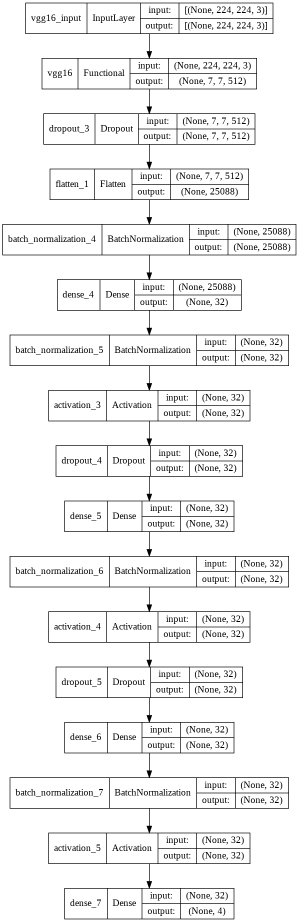
#> input picture Images/model.png, 597 x 1844 px, given as the content of the folder /content/Data/train/, which was not available (shown at 1/2 size)
$ jupyter execute --allow-errors VGG16-DCNN-Chest-CT-Scan-Classification.ipynb   (shell and % lines are left out)   (text cells are left out)
#> lines starting #> are read from the running program, lines starting #| are printed output that depends on the picture; after the words box and inside, x2 and y2 are one past the last pixel; in counts of white or black regions, pixels touching at a corner belong together; pictures that were not available may be replaced by others from this repository, and a replacement may not be noted
[cell 1]
import tensorflow as tf
print("Num GPUs Available: ", len(tf.config.list_physical_devices('GPU')))
#> (this line was passed over: tensorflow is not available in this run)

[cell 2]

from google.colab import files
files.upload()
#> the answer given: model.png

[cell 3]
# Unzip the kaggle dataset and extract all the files.
from zipfile import ZipFile
file_name= '/content/chest-ctscan-images.zip'

#> (the rest of this cell did not finish here and is left out)

[cell 4]
from IPython.display import clear_output
clear_output()

[cell 5]
import numpy as np
import pandas as pd
import matplotlib.pyplot as plt
import seaborn as sn
import cv2
import shutil
import itertools
import imutils

import skimage.io
import os
import tqdm
import glob
from tqdm import tqdm

from sklearn.utils import shuffle
from sklearn import metrics
from sklearn.model_selection import train_test_split
from sklearn.preprocessing import LabelBinarizer
from sklearn.metrics import accuracy_score, confusion_matrix, classification_report
from skimage.io import imread, imshow
from skimage.transform import resize
from skimage.color import grey2rgb

import tensorflow as tf
from tensorflow.keras.preprocessing.image import ImageDataGenerator
from tensorflow.keras.preprocessing import image_dataset_from_directory
from tensorflow.keras.metrics import Metric
from keras import layers
from keras.models import Model
from tensorflow.keras.layers import InputLayer, BatchNormalization, Dropout, Flatten, Dense, Activation, MaxPool2D, Conv2D
from tensorflow.keras.callbacks import EarlyStopping, ModelCheckpoint
from keras.applications.vgg16 import VGG16, preprocess_input
from tensorflow.keras.utils import to_categorical
from keras import optimizers
from tensorflow.keras.optimizers import Adam
from keras.callbacks import Callback,ModelCheckpoint,ReduceLROnPlateau, EarlyStopping
from keras.models import Sequential,load_model
from keras.wrappers.scikit_learn import KerasClassifier
import keras.backend as K

from typeguard import typechecked
from typing import Optional

import plotly.graph_objs as go
from plotly.offline import init_notebook_mode, iplot
from plotly import tools

init_notebook_mode(connected=True)
RANDOM_SEED = 123

[cell 6]
def load_data(dir_path, img_size=(100,100)):
    """
    Load resized images as np.arrays to workspace
    """
#> called with dir_path = '/content/Data/train/', img_size = (224, 224)
    X = []
    y = []
    i = 0
    labels = dict()
    for path in tqdm(sorted(os.listdir(dir_path))):
        if not path.startswith('.'):
            labels[i] = path
            for file in os.listdir(dir_path + path):
                if not file.startswith('.'):
                    img = cv2.imread(dir_path + path + '/' + file)
#> img is the input picture: shape (1844, 597, 3); min 0, max 255, mean 240.8
                    X.append(img)
                    y.append(i)
            i += 1
    X = np.array(X)
    y = np.array(y)
    print(f'{len(X)} images loaded from {dir_path} directory.')
#| 1 images loaded from /content/Data/train/ directory.
    return X, y, labels

[cell 7]
TRAIN_DIR = '/content/Data/train/'
TEST_DIR = '/content/Data/test/'
VAL_DIR = '/content/Data/valid/'
IMG_SIZE = (224,224)

# use predefined function to load the image data into workspace
X_train, y_train, labels = load_data(TRAIN_DIR, IMG_SIZE)
#> y_train = [0]; labels = {0: 'model.png'}
X_test, y_test, _ = load_data(TEST_DIR, IMG_SIZE)
#| 1 images loaded from /content/Data/test/ directory.
#> y_test = [0]
X_val, y_val, _ = load_data(VAL_DIR, IMG_SIZE)
#| 1 images loaded from /content/Data/valid/ directory.
#> y_val = [0]

[cell 8]
y = dict()
y[0] = []
y[1] = []

for set_name in (y_train, y_val, y_test):
    y[0].append(np.sum(set_name == 0))
    y[1].append(np.sum(set_name == 1))
#> this loop made 3 passes

trace0 = go.Bar(
    x=['Train Set', 'Validation Set', 'Test Set'],
    y=y[0],
    name='No',
    marker=dict(color='#33cc33'),
    opacity=0.7
)
trace1 = go.Bar(
    x=['Train Set', 'Validation Set', 'Test Set'],
    y=y[1],
    name='Yes',
    marker=dict(color='#ff3300'),
    opacity=0.7
)
data = [trace0, trace1]
layout = go.Layout(
    title='Count of classes in each set',
    xaxis={'title': 'Set'},
    yaxis={'title': 'Count'}
)

[cell 9]
def plot_samples(X, y, labels_dict, n=20):
    """
    Creates a gridplot for n number of images from the set specified.
    """
#> called with X = array of shape (1, 1844, 597, 3), y = array of shape (1,), n = 10
    for index in range(len(labels_dict)):        # -->  index in [0,1,2,3]
        imgs = X[np.argwhere(y == index)][:n]  ## img = X_train[y_train==[0,1,2,3]]--> first 5
        j = 5
        i = int(n/j)

        plt.figure(figsize=(15,6))
        c = 1
        for img in imgs:
            plt.subplot(i,j,c)
            plt.imshow(img[0])

            plt.xticks([])
            plt.yticks([])
            c += 1
        plt.suptitle('Tumor: {}'.format(labels_dict[index], index))
        plt.show()
#> this loop made 1 pass
#> (j, i) on pass 1: (5, 2)

[cell 10]
plot_samples(X_train, y_train, labels,10)
#> (the call stopped at in plot_samples, `plt.figure(figsize=(15,6))`: IPython is not available in this run)

[cell 11]
def crop_imgs(set_name, add_pixels_value=0):
    """
    Finds the extreme points on the image and crops the rectangular out of them
    """
    set_new = []
    for img in set_name:
        gray = cv2.cvtColor(img, cv2.COLOR_RGB2GRAY)
        gray = cv2.GaussianBlur(gray, (5, 5), 0)

        # threshold the image, then perform a series of erosions +
        # dilations to remove any small regions of noise
        thresh = cv2.threshold(gray, 45, 255, cv2.THRESH_BINARY)[1]
        thresh = cv2.erode(thresh, None, iterations=2)
        thresh = cv2.dilate(thresh, None, iterations=2)

        # find contours in thresholded image, then grab the largest one
        cnts = cv2.findContours(thresh.copy(), cv2.RETR_EXTERNAL, cv2.CHAIN_APPROX_SIMPLE)
        cnts = imutils.grab_contours(cnts)
        c = max(cnts, key=cv2.contourArea)

        # find the extreme points
        extLeft = tuple(c[c[:, :, 0].argmin()][0])
        extRight = tuple(c[c[:, :, 0].argmax()][0])
        extTop = tuple(c[c[:, :, 1].argmin()][0])
        extBot = tuple(c[c[:, :, 1].argmax()][0])

        ADD_PIXELS = add_pixels_value
        new_img = img[extTop[1]-ADD_PIXELS:extBot[1]+ADD_PIXELS, extLeft[0]-ADD_PIXELS:extRight[0]+ADD_PIXELS].copy()
        set_new.append(new_img)

    return np.array(set_new)

[cell 12]
img = cv2.imread('/content/Data/train/adenocarcinoma_left.lower.lobe_T2_N0_M0_Ib/000000 (6).png')
img = cv2.resize(
            img,
            dsize=IMG_SIZE,
            interpolation=cv2.INTER_CUBIC
        )
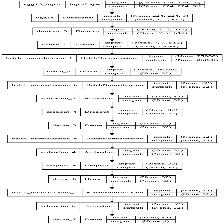
#> img: shape (224, 224, 3); min 0, max 255, mean 239.4
gray = cv2.cvtColor(img, cv2.COLOR_RGB2GRAY)
gray = cv2.GaussianBlur(gray, (5, 5), 0)
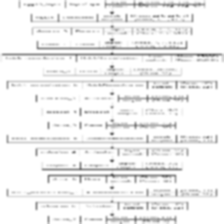
#> gray: shape (224, 224); min 95, max 255, mean 239.4

# threshold the image, then perform a series of erosions +
# dilations to remove any small regions of noise
thresh = cv2.threshold(gray, 45, 255, cv2.THRESH_BINARY)[1]
#> thresh: shape (224, 224); every value is 255
thresh = cv2.erode(thresh, None, iterations=2)
thresh = cv2.dilate(thresh, None, iterations=2)

# find contours in thresholded image, then grab the largest one
cnts = cv2.findContours(thresh.copy(), cv2.RETR_EXTERNAL, cv2.CHAIN_APPROX_SIMPLE)
#> cnts = 1 contour; box (x1, y1, x2, y2) and area: (0, 0, 224, 224) 49729
cnts = imutils.grab_contours(cnts)
#> cnts = [[[0, 0], [0, 223], [223, 223], [223, 0]]]
c = max(cnts, key=cv2.contourArea)
#> c = [[0, 0], [0, 223], [223, 223], [223, 0]]

# find the extreme points
extLeft = tuple(c[c[:, :, 0].argmin()][0])
#> extLeft = (0, 0)
extRight = tuple(c[c[:, :, 0].argmax()][0])
#> extRight = (223, 223)
extTop = tuple(c[c[:, :, 1].argmin()][0])
#> extTop = (0, 0)
extBot = tuple(c[c[:, :, 1].argmax()][0])
#> extBot = (0, 223)

# add contour on the image
img_cnt = cv2.drawContours(img.copy(), [c], -1, (0, 255, 255), 4)
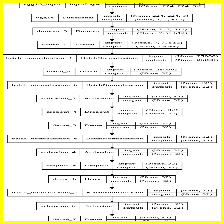
#> img_cnt: shape (224, 224, 3); mean B, G, R 226.2, 239.7, 239.7

# add extreme points
img_pnt = cv2.circle(img_cnt.copy(), extLeft, 8, (0, 0, 255), -1)
img_pnt = cv2.circle(img_pnt, extRight, 8, (0, 255, 0), -1)
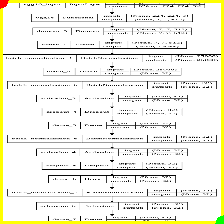
#> img_pnt: shape (224, 224, 3); mean B, G, R 226, 239.4, 239.4
img_pnt = cv2.circle(img_pnt, extTop, 8, (255, 0, 0), -1)
#> img_pnt: shape (224, 224, 3); 0.12% of pixels changed, all inside (x1, y1, x2, y2) = (0, 0, 9, 9)
img_pnt = cv2.circle(img_pnt, extBot, 8, (255, 255, 0), -1)
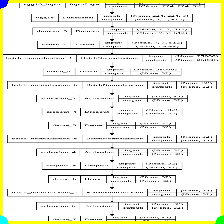
#> img_pnt: shape (224, 224, 3); mean B, G, R 226.5, 239.4, 238.8

# crop
ADD_PIXELS = 0
new_img = img[extTop[1]-ADD_PIXELS:extBot[1]+ADD_PIXELS, extLeft[0]-ADD_PIXELS:extRight[0]+ADD_PIXELS].copy()
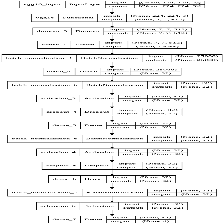
#> new_img: shape (223, 223, 3); min 0, max 255, mean 239.2

[cell 13]
plt.figure(figsize=(15,6))
#> (this line was passed over: IPython is not available in this run)
plt.subplot(141)
#> (this line was passed over: IPython is not available in this run)
plt.imshow(img)
#> (this line was passed over: IPython is not available in this run)
plt.xticks([])
#> (this line was passed over: IPython is not available in this run)
plt.yticks([])
#> (this line was passed over: IPython is not available in this run)
